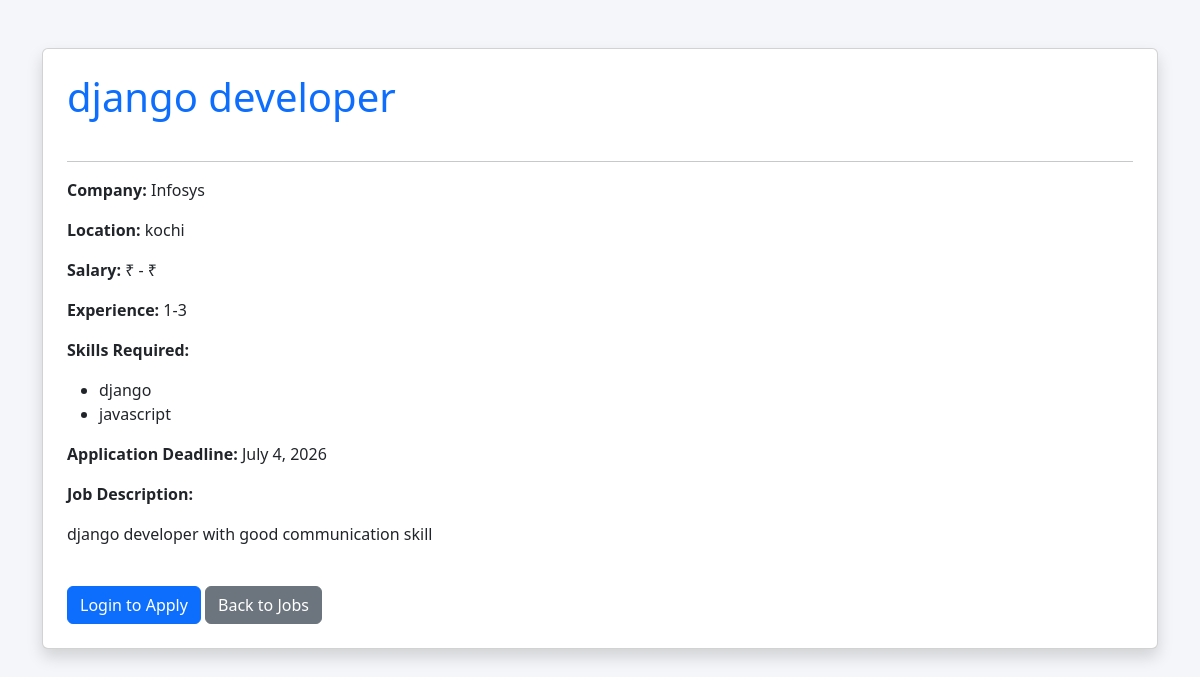
The app's page /jobs/job_details/10/ with its own data.
### job/models.py (models this page shows, shortened)
class Job(models.Model):
    JOB_TYPES = (
        ('Full Time', 'Full Time'),
        ('Part Time', 'Part Time'),
        ('Internship', 'Internship'),
        ('Remote', 'Remote'),
    )
    EXPERIENCE_CHOICES = [
        ('Fresher', 'Fresher'),
        ('0-1', '0-1 Years'),
        ('1-3', '1-3 Years'),
        ('3-5', '3-5 Years'),
        ('5-10', '5-10 Years'),
        ('10+', '10+ Years'),
    ]
    title = models.CharField(max_length=200)
    company = models.ForeignKey(
        Company,
        on_delete=models.CASCADE,
        related_name='jobs'
    )
    location = models.CharField(max_length=200)
    salary = models.DecimalField(max_digits=10, decimal_places=2, null=True, blank=True)
    job_type = models.CharField(max_length=20, choices=JOB_TYPES)
    experience = models.CharField(
            max_length=20,
            choices=EXPERIENCE_CHOICES
        )
    vacancies = models.PositiveIntegerField(default=1)
    description = models.TextField()
    category = models.ForeignKey(
        JobCategory,
        on_delete=models.CASCADE
    )
    skills = models.ManyToManyField(Skill)
    posted_date = models.DateTimeField(auto_now_add=True)
    application_deadline = models.DateField()
    is_active = models.BooleanField(default=True)
    is_featured = models.BooleanField(default=False)
    plan = models.ForeignKey(
        FeaturedPlan,
        on_delete=models.CASCADE,
        null=True,
        blank=True
    )
    featured_until = models.DateField(
        null=True,
        blank=True
    )

class Skill(models.Model):
    category = models.ForeignKey(
        JobCategory,
        on_delete=models.CASCADE,
        related_name='skills'
    )
    name = models.CharField(max_length=100)

### employer/models.py (models this page shows, shortened)
class Company(models.Model):
    user = models.OneToOneField(
        settings.AUTH_USER_MODEL,
        on_delete=models.CASCADE
    )
    COMPANY_SIZE_CHOICES = [
        ('1-10', '1-10 Employees'),
        ('11-50', '11-50 Employees'),
        ('51-200', '51-200 Employees'),
        ('201-500', '201-500 Employees'),
        ('501-1000', '501-1000 Employees'),
        ('1001+', '1001+ Employees'),
    ]
    company_name = models.CharField(max_length=200)
    logo = models.ImageField(upload_to='company_logos/', blank=True, null=True)
    industry = models.ForeignKey(
        Industry,
        on_delete=models.CASCADE
    )
    website = models.URLField(blank=True, null=True)
    linkedin_url = models.URLField(blank=True, null=True)
    facebook_url = models.URLField(blank=True, null=True)
    email = models.EmailField()
    phone = models.CharField(max_length=15)
    address = models.TextField()
    city = models.CharField(max_length=100)
    state = models.CharField(max_length=100)
    country = models.CharField(max_length=100)
    company_size = models.CharField(
                    max_length=20,
                    choices=COMPANY_SIZE_CHOICES
                )
    description = models.TextField(blank=True, null=True)
    founded_year = models.PositiveIntegerField(blank=True, null=True)
    is_verified = models.BooleanField(default=False)
    created_at = models.DateTimeField(auto_now_add=True)

### job/views.py (the view, shortened to what this page needs)
# urls.py: path('job_details/<int:id>/', views.job_details, name='job_details'),
def job_details(request, id):
    job = get_object_or_404(Job, id=id)
    score = None
    matched = []
    missing = []
    context = {
        'job': job,
        'score': score,
        'matched': matched,
        'missing': missing,
    }
    return render(request, 'job/job_details.html', context)

### templates/job/job_details.html (shortened to what this page needs)
{% load static %}
<!DOCTYPE html>
<html lang="en">
<head>
    <link href="https://cdn.jsdelivr.net/npm/bootstrap@5.3.3/dist/css/bootstrap.min.css" rel="stylesheet">
    <link rel="stylesheet" href="{% static 'css/jobapply.css' %}">
</head>
<body>
<div class="container mt-5">
    <div class="card shadow p-4">
        <h1 class="text-primary mb-4">{{ job.title }}</h1>
        <hr>
        <p><strong>Company:</strong> {{ job.company.company_name }}</p>
        <p><strong>Location:</strong> {{ job.location }}</p>
        <p><strong>Salary:</strong>
            ₹{{ job.salary_min }} - ₹{{ job.salary_max }}
        </p>
        <p><strong>Experience:</strong> {{ job.experience }}</p>
        <p><strong>Skills Required:</strong></p>
        <ul>
            {% for skill in job.skills.all %}
                <li>{{ skill.name }}</li>
            {% empty %}
                <li>No skills specified</li>
            {% endfor %}
        </ul>
        <p>
            <strong>Application Deadline:</strong>
            {{ job.application_deadline }}
        </p>
        <p><strong>Job Description:</strong></p>
        <p>{{ job.description }}</p>
        <div class="mt-4">
            {% if user.is_authenticated %}
                {% if already_applied %}
                    <button class="btn btn-success" disabled>
                        Applied
                    </button>
                {% else %}
                    <a href="{% url 'apply_job' job.id %}"
                       class="btn btn-primary">
                        Apply Now
                    </a>
                {% endif %}
            {% else %}
                <a href="{% url 'login' %}" class="btn btn-primary">
                    Login to Apply
                </a>
            {% endif %}
            <a href="{% url 'joblist' %}"
               class="btn btn-secondary">
                Back to Jobs
            </a>
        </div>
    </div>
</div>
</body>
</html>

### static/css/jobapply.css (style rules this page uses)
body { background:#f4f6f9; }

### records on screen
Job: title "django developer", company.company_name "Infosys", location "kochi", experience "1-3", application_deadline "July 4, 2026", description "django developer with good communication skill"
Skill: name "django"
Skill: name "javascript"
